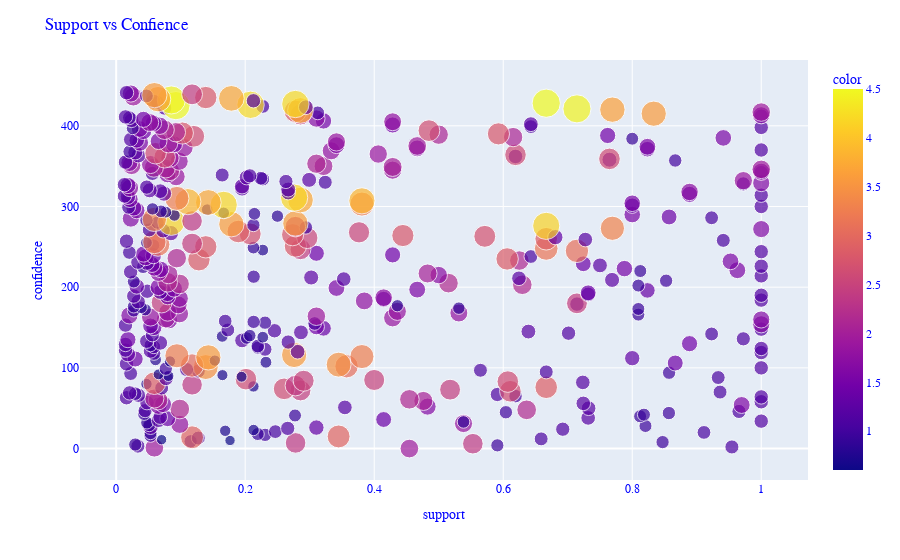

The code cell stored with this chart in its notebook:
### Markdown cell above
## 산점도 그래프
- Method : px.scatter(), update_layout()

### Code cell
# 산점도 그래프 그리기
fig = px.scatter(
    rules['support'], 
    rules['confidence'],
    size=rules['lift'],
    color=rules['lift']
)

# 그래프 layout설정
fig.update_layout(
    xaxis_title='support', 
    yaxis_title='confidence', 
    font_family='Courer New', 
    font_color='blue', 
    title_font_family='Times New Roman', 
    title_font_color='red', 
    title=('Support vs Confience')
)

# 출력
fig.show()

### Figure 1 — Plotly figure (JSON) as saved in the notebook; plotly's stock layout.template omitted (floating-point values rounded to 4 significant figures; data arrays with more than 128 entries replaced by an {"elided": "..."} marker saying what was removed)
{"data": [{"hovertemplate": "x=%{x}<br>index=%{y}<br>size=%{marker.size}<br>color=%{marker.color}<extra></extra>", "legendgroup": "", "marker": {"color": {"elided": "442 float values"}, "coloraxis": "coloraxis", "size": {"elided": "442 float values"}, "sizemode": "area", "sizeref": 0.01125, "symbol": "circle"}, "mode": "markers", "name": "", "orientation": "h", "showlegend": false, "type": "scatter", "x": {"elided": "442 float values"}, "xaxis": "x", "y": {"elided": "442 int values"}, "yaxis": "y"}], "layout": {"coloraxis": {"colorbar": {"title": {"text": "color"}}, "colorscale": [[0, "#0d0887"], [0.1111, "#46039f"], [0.2222, "#7201a8"], [0.3333, "#9c179e"], [0.4444, "#bd3786"], [0.5556, "#d8576b"], [0.6667, "#ed7953"], [0.7778, "#fb9f3a"], [0.8889, "#fdca26"], [1, "#f0f921"]]}, "font": {"color": "blue", "family": "Courer New"}, "legend": {"itemsizing": "constant", "tracegroupgap": 0}, "margin": {"t": 60}, "title": {"text": "Support vs Confience"}, "xaxis": {"anchor": "y", "domain": [0, 1], "title": {"text": "support"}}, "yaxis": {"anchor": "x", "domain": [0, 1], "title": {"text": "confidence"}}}}
